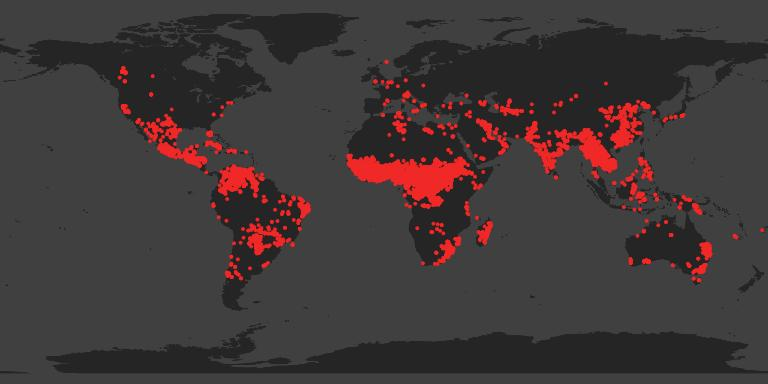
%> input picture Fires_NASA.jpg, 768 x 384 px
$ octave colorEdgeDetection.m   (GNU Octave 9; MATLAB toolbox functions it lacks are replaced by stand-ins)
%> lines starting %> are read from the running program, lines starting %| are printed output that depends on the picture; in (x1, y1, x2, y2) boxes, pixels count from 0 and x2, y2 are one past the last pixel; in counts of white or black regions, pixels touching at a corner belong together; the program's own positions count from 1
%> further down, rgbImage is the input picture: size 384x768x3 uint8; mean R, G, B 64.5, 55.3, 55.3
### rgbEdgeDetection.m
function edgeImage = rgbEdgeDetection(image)
    % Convert the RGB image to double format
    image = im2double(image);

    % Extract individual color channels
    redChannel = image(:, :, 1);
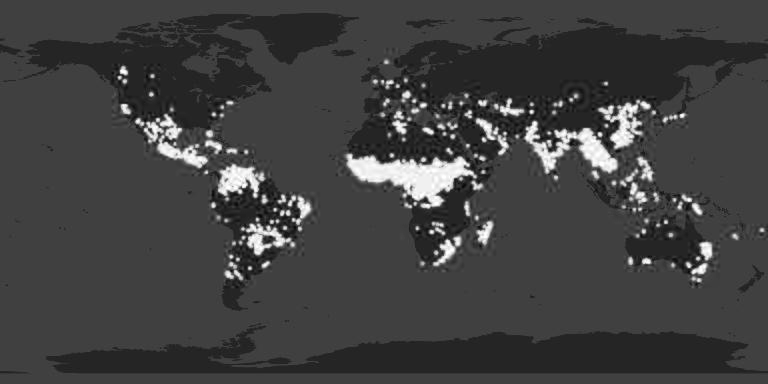
%> redChannel: size 384x768 double; min 0.0235, max 1, mean 0.253
    greenChannel = image(:, :, 2);
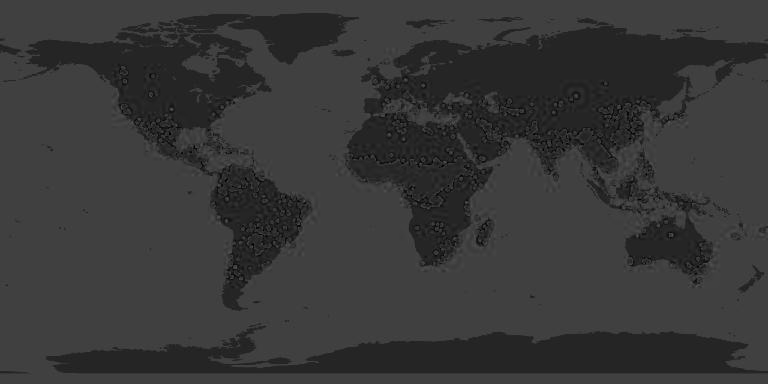
%> greenChannel: size 384x768 double; min 0, max 0.349, mean 0.217
    blueChannel = image(:, :, 3);

    % Calculate gradients for each color channel using the Sobel operator
    gradR = edge(redChannel, 'Sobel');
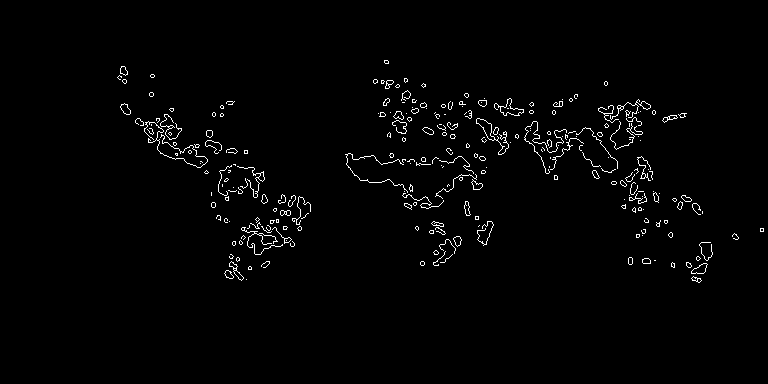
%> gradR: size 384x768 logical; 1.6% white in thin lines or dots, all inside (x1, y1, x2, y2) = (117, 60, 764, 283)
    gradG = edge(greenChannel, 'Sobel');
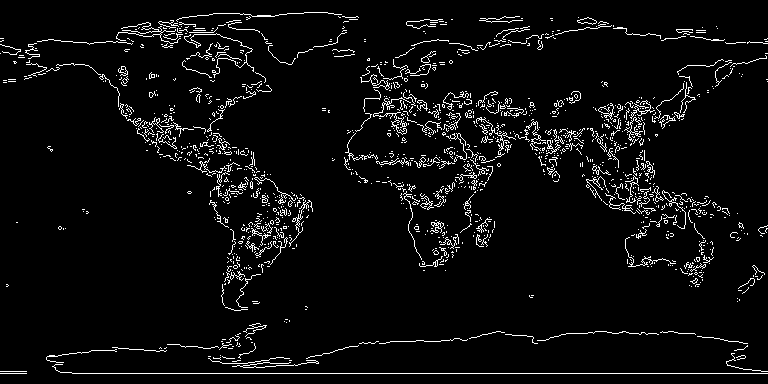
%> gradG: size 384x768 logical; 4.8% white in thin lines or dots
    gradB = edge(blueChannel, 'Sobel');
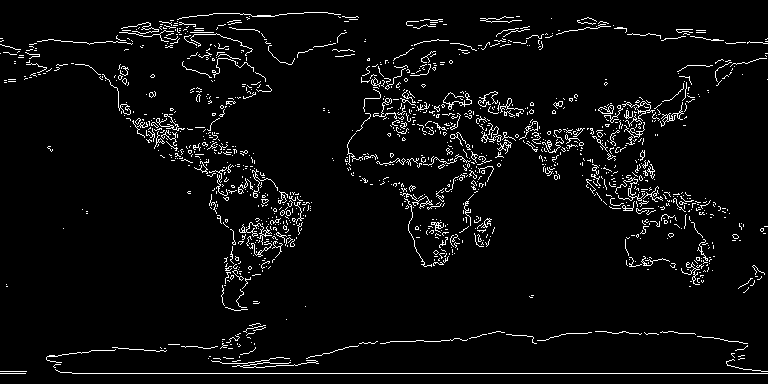
%> gradB: size 384x768 logical; 4.5% white in thin lines or dots

    % Combine the gradient images from all color channels
    edgeImage = gradR | gradG | gradB;
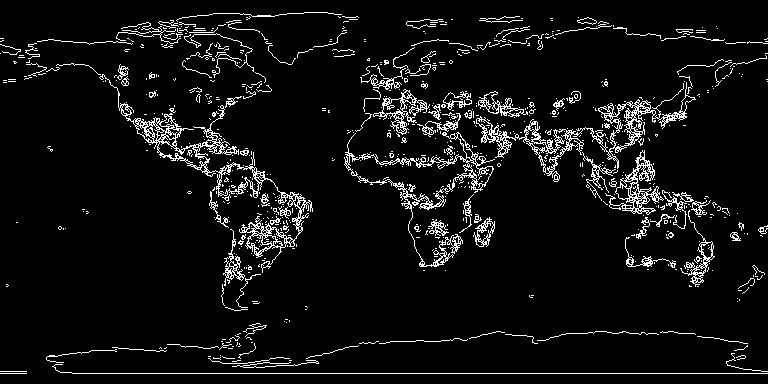
%> edgeImage: size 384x768 logical; 6.4% white in thin lines or dots
end

### colorEdgeDetection.m
% Load your RGB image (replace 'your_image.jpg' with your image file)
rgbImage = imread('Fires_NASA.jpg');

% Perform RGB edge detection using the Di Zenzo gradient algorithm
edgeImage = rgbEdgeDetection(rgbImage);

% Display the edge-detected image
imshow(edgeImage);
title('RGB Edge-Detected Image');

$ run again, with Drought_NASA.jpg copied over Fires_NASA.jpg
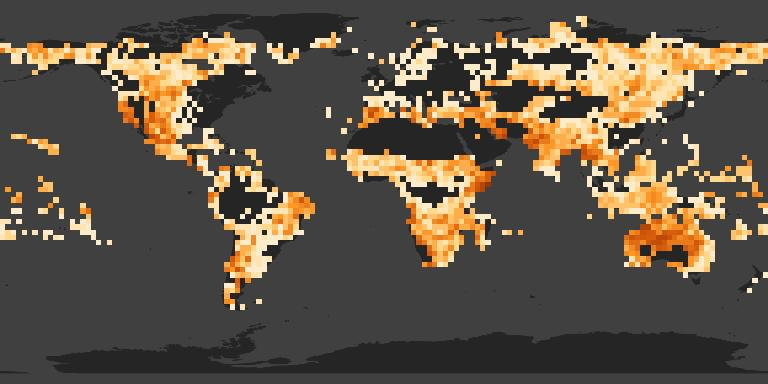
%> input picture Drought_NASA.jpg, 768 x 384 px
%> rgbImage is the input picture: size 384x768x3 uint8; mean R, G, B 94.9, 84.5, 70.4
%> in rgbEdgeDetection, `gradR = edge(redChannel, 'Sobel');`:
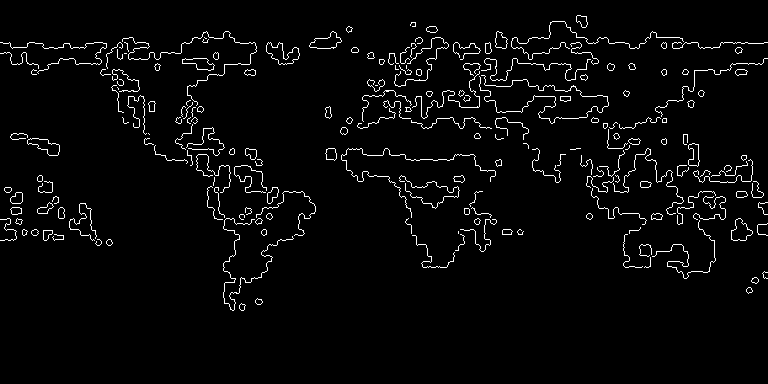
%> gradR: size 384x768 logical; 3.3% white in thin lines or dots, all inside (x1, y1, x2, y2) = (0, 15, 768, 311)
%> in rgbEdgeDetection, `edgeImage = gradR | gradG | gradB;`:
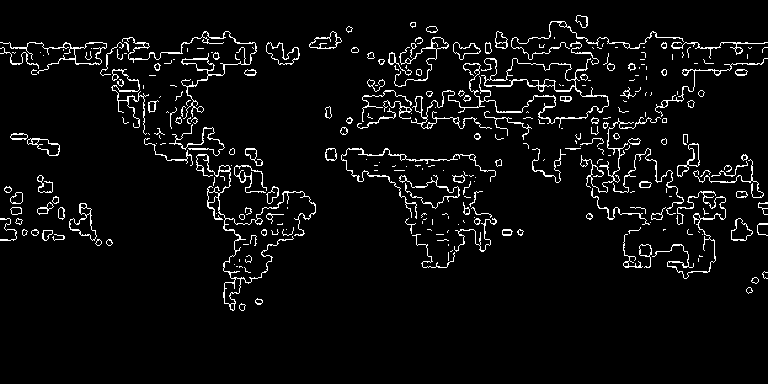
%> edgeImage: size 384x768 logical; 4.8% white in thin lines or dots, all inside (x1, y1, x2, y2) = (0, 15, 768, 311)

$ run again, with Floods_NASA.jpg copied over Fires_NASA.jpg
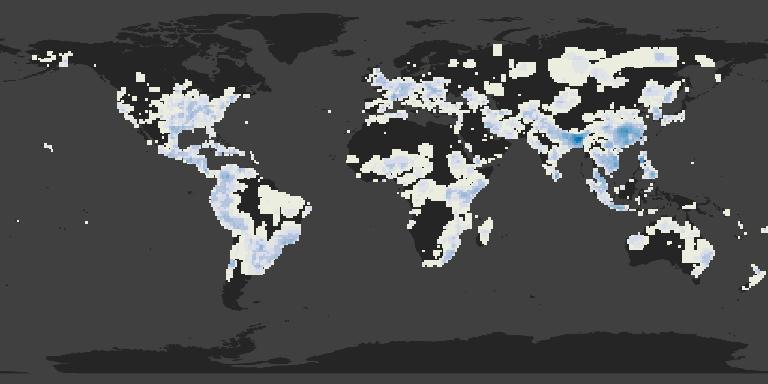
%> input picture Floods_NASA.jpg, 768 x 384 px
%> rgbImage is the input picture: size 384x768x3 uint8; mean R, G, B 76.5, 77.2, 77.2
%> in rgbEdgeDetection, `gradR = edge(redChannel, 'Sobel');`:
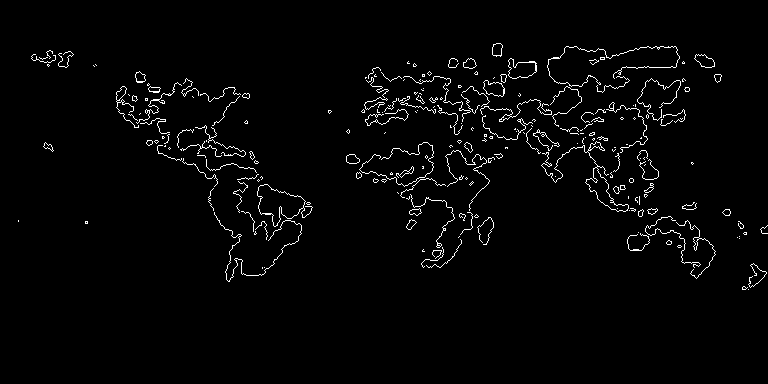
%> gradR: size 384x768 logical; 2.3% white in thin lines or dots, all inside (x1, y1, x2, y2) = (18, 43, 768, 290)
%> in rgbEdgeDetection, `edgeImage = gradR | gradG | gradB;`:
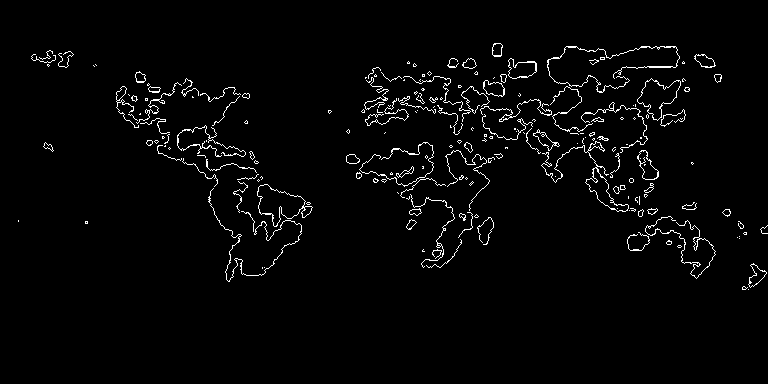
%> edgeImage: size 384x768 logical; 2.5% white in thin lines or dots, all inside (x1, y1, x2, y2) = (18, 43, 768, 290)
